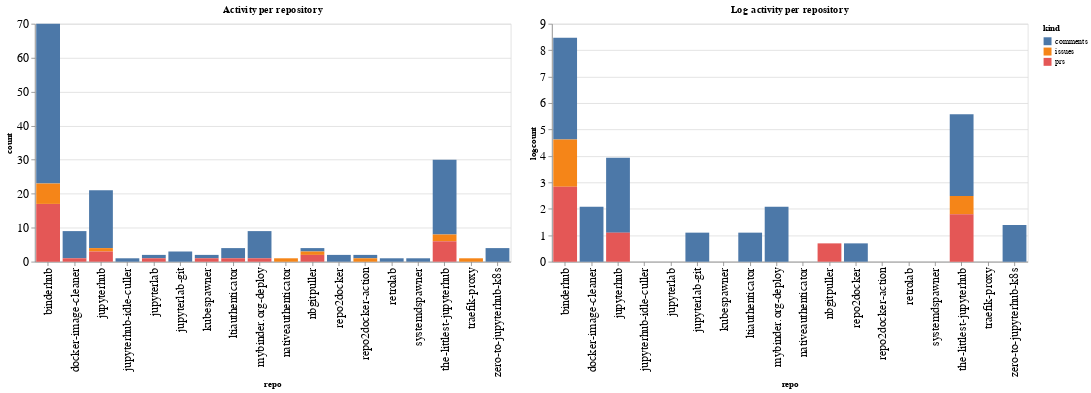

Source (notebook cell):
### Code cell
ch1 = alt.Chart(repo_summaries, width=600, title="Activity per repository").mark_bar().encode(
    x='repo',
    y='count',
    color='kind',
    tooltip="kind"
)

ch2 = alt.Chart(repo_summaries, width=600, title="Log activity per repository").mark_bar().encode(
    x='repo',
    y='logcount',
    color='kind',
    tooltip="kind"
)

ch1 | ch2

### Figure 1 — Vega-Lite specification as saved in the notebook (floating-point values rounded to 4 significant figures)
{"config": {"axisLeft": {"labelFontSize": 15}, "axisBottom": {"labelFontSize": 15}}, "hconcat": [{"mark": "bar", "encoding": {"color": {"type": "nominal", "field": "kind"}, "tooltip": {"type": "nominal", "field": "kind"}, "x": {"type": "nominal", "field": "repo"}, "y": {"type": "quantitative", "field": "count"}}, "title": "Activity per repository", "width": 600}, {"mark": "bar", "encoding": {"color": {"type": "nominal", "field": "kind"}, "tooltip": {"type": "nominal", "field": "kind"}, "x": {"type": "nominal", "field": "repo"}, "y": {"type": "quantitative", "field": "logcount"}}, "title": "Log activity per repository", "width": 600}], "data": {"name": "data-f1adcbacfddcea75be95711b62e0e4fa"}, "$schema": "https://vega.github.io/schema/vega-lite/v4.8.1.json", "datasets": {"data-f1adcbacfddcea75be95711b62e0e4fa": [{"repo": "binderhub", "kind": "comments", "count": 47, "logcount": 3.85}, {"repo": "binderhub", "kind": "issues", "count": 6, "logcount": 1.792}, {"repo": "binderhub", "kind": "prs", "count": 17, "logcount": 2.833}, {"repo": "docker-image-cleaner", "kind": "comments", "count": 8, "logcount": 2.079}, {"repo": "docker-image-cleaner", "kind": "prs", "count": 1, "logcount": 0.0}, {"repo": "jupyterhub", "kind": "comments", "count": 17, "logcount": 2.833}, {"repo": "jupyterhub", "kind": "issues", "count": 1, "logcount": 0.0}, {"repo": "jupyterhub", "kind": "prs", "count": 3, "logcount": 1.099}, {"repo": "jupyterhub-idle-culler", "kind": "comments", "count": 1, "logcount": 0.0}, {"repo": "jupyterlab", "kind": "comments", "count": 1, "logcount": 0.0}, {"repo": "jupyterlab", "kind": "prs", "count": 1, "logcount": 0.0}, {"repo": "jupyterlab-git", "kind": "comments", "count": 3, "logcount": 1.099}, {"repo": "kubespawner", "kind": "comments", "count": 1, "logcount": 0.0}, {"repo": "kubespawner", "kind": "prs", "count": 1, "logcount": 0.0}, {"repo": "ltiauthenticator", "kind": "comments", "count": 3, "logcount": 1.099}, {"repo": "ltiauthenticator", "kind": "prs", "count": 1, "logcount": 0.0}, {"repo": "mybinder.org-deploy", "kind": "comments", "count": 8, "logcount": 2.079}, {"repo": "mybinder.org-deploy", "kind": "prs", "count": 1, "logcount": 0.0}, {"repo": "nativeauthenticator", "kind": "issues", "count": 1, "logcount": 0.0}, {"repo": "nbgitpuller", "kind": "comments", "count": 1, "logcount": 0.0}, {"repo": "nbgitpuller", "kind": "issues", "count": 1, "logcount": 0.0}, {"repo": "nbgitpuller", "kind": "prs", "count": 2, "logcount": 0.6931}, {"repo": "repo2docker", "kind": "comments", "count": 2, "logcount": 0.6931}, {"repo": "repo2docker-action", "kind": "comments", "count": 1, "logcount": 0.0}, {"repo": "repo2docker-action", "kind": "issues", "count": 1, "logcount": 0.0}, {"repo": "retrolab", "kind": "comments", "count": 1, "logcount": 0.0}, {"repo": "systemdspawner", "kind": "comments", "count": 1, "logcount": 0.0}, {"repo": "the-littlest-jupyterhub", "kind": "comments", "count": 22, "logcount": 3.091}, {"repo": "the-littlest-jupyterhub", "kind": "issues", "count": 2, "logcount": 0.6931}, {"repo": "the-littlest-jupyterhub", "kind": "prs", "count": 6, "logcount": 1.792}, {"repo": "traefik-proxy", "kind": "issues", "count": 1, "logcount": 0.0}, {"repo": "zero-to-jupyterhub-k8s", "kind": "comments", "count": 4, "logcount": 1.386}]}}
